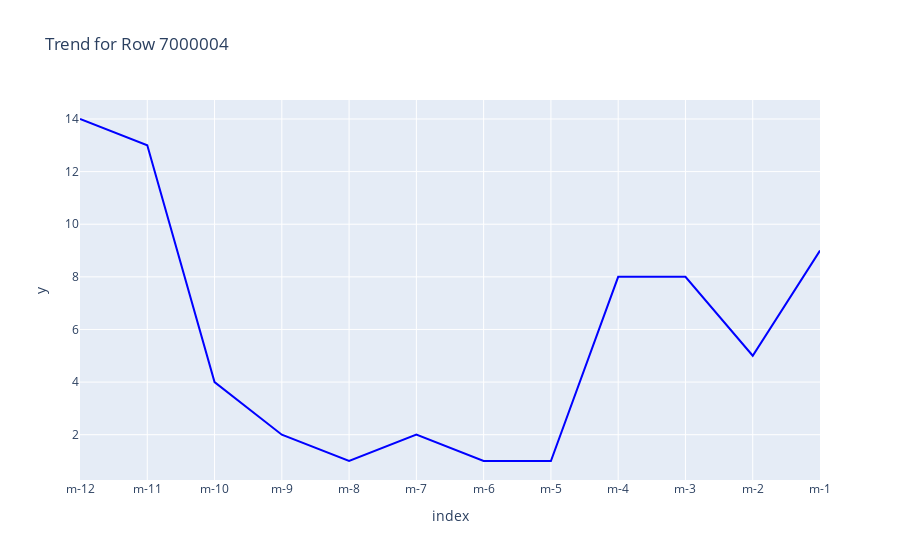

Notebook cell for this chart:
### Code cell
df_train_3 = df_train[['m-12', 'm-11', 'm-10', 'm-9', 'm-8', 'm-7', 'm-6', 'm-5', 'm-4', 'm-3',
       'm-2', 'm-1']]
import numpy as np
import pandas as pd
import plotly.express as px
import ipywidgets as widgets
from IPython.display import display
import ruptures as rpt

# Assuming your DataFrame is named 'pivot_test_churn'

# Apply exponential smoothing to a given time series data
def exponential_smoothing(data, alpha):
    smoothed_data = [data.iloc[0]]  # Initialize with the first data point
    for i in range(1, len(data)):
        smoothed_value = alpha * data.iloc[i] + (1 - alpha) * smoothed_data[-1]
        smoothed_data.append(smoothed_value)
    return smoothed_data

# Detect critical points in a time series using ruptures
def detect_critical_points(data):
    # Convert data to a numpy array
    values = data.values.reshape(-1, 1)  # Reshape to 2D array

    # Create a change point detection model using the Pelt algorithm
    model = rpt.Pelt(model="l2").fit(values)

    # Find the change points (critical points)
    change_points = model.predict(pen=10) 
    
    # Convert the critical points back to timestamps
    #timestamps = data.index[change_points].tolist()
    return change_points

# Create a dropdown widget with row numbers
dropdown = widgets.Dropdown(
    options=df_train_3.index,
    description='Select Row:'
)

# Define the function to update the plot when the dropdown value changes
def on_dropdown_change(change):
    row = change.new
    plot_trend(row)

dropdown.observe(on_dropdown_change, names='value')

# Define the plot function with exponential smoothing and critical point detection
def plot_trend(row):
    row_data = df_train_3.loc[row]

    # Apply exponential smoothing to the row data
    alpha = 0.2  # Adjust alpha based on the desired smoothing level (0 < alpha < 1)
    smoothed_row_data = exponential_smoothing(row_data, alpha)

    # Convert smoothed data to a DataFrame
    smoothed_data_df = pd.DataFrame({'Smoothed Value': smoothed_row_data}, index=row_data.index)
    fig = px.line(row_data, x=row_data.index, y=row_data.values , title=f'Trend for Row {row}')
    fig.update_traces(line=dict(color='blue'), name='Original Data')

    # Plot the smoothed data
    fig.add_trace(px.line(smoothed_data_df, x=smoothed_data_df.index, y='Smoothed Value').data[0])
    fig.update_traces(line=dict(color='red'), name='Smoothed Data')

    # Detect critical points in the smoothed data
    critical_points = detect_critical_points(smoothed_data_df)

    # Plot the smoothed data
    fig = px.line(row_data, x=row_data.index, y=row_data.values , title=f'Trend for Row {row}')
    fig.update_traces(line=dict(color='blue'))
    


    fig.show()

# Initial plot with the first row
plot_trend(df_train_3.index[0])

# Display the dropdown widget
display(dropdown)

### Figure 1 — Plotly figure (JSON) as saved in the notebook; plotly's stock layout.template omitted (floating-point values rounded to 4 significant figures)
{"data": [{"hovertemplate": "index=%{x}<br>y=%{y}<extra></extra>", "legendgroup": "", "line": {"color": "blue", "dash": "solid"}, "marker": {"symbol": "circle"}, "mode": "lines", "name": "", "orientation": "v", "showlegend": false, "type": "scatter", "x": ["m-12", "m-11", "m-10", "m-9", "m-8", "m-7", "m-6", "m-5", "m-4", "m-3", "m-2", "m-1"], "xaxis": "x", "y": [14, 13, 4, 2, 1, 2, 1, 1, 8, 8, 5, 9], "yaxis": "y"}], "layout": {"autosize": true, "legend": {"tracegroupgap": 0}, "title": {"text": "Trend for Row 7000004"}, "xaxis": {"anchor": "y", "autorange": true, "domain": [0, 1], "range": [0, 11], "title": {"text": "index"}, "type": "category"}, "yaxis": {"anchor": "x", "autorange": true, "domain": [0, 1], "range": [0.2778, 14.72], "title": {"text": "y"}, "type": "linear"}}}
